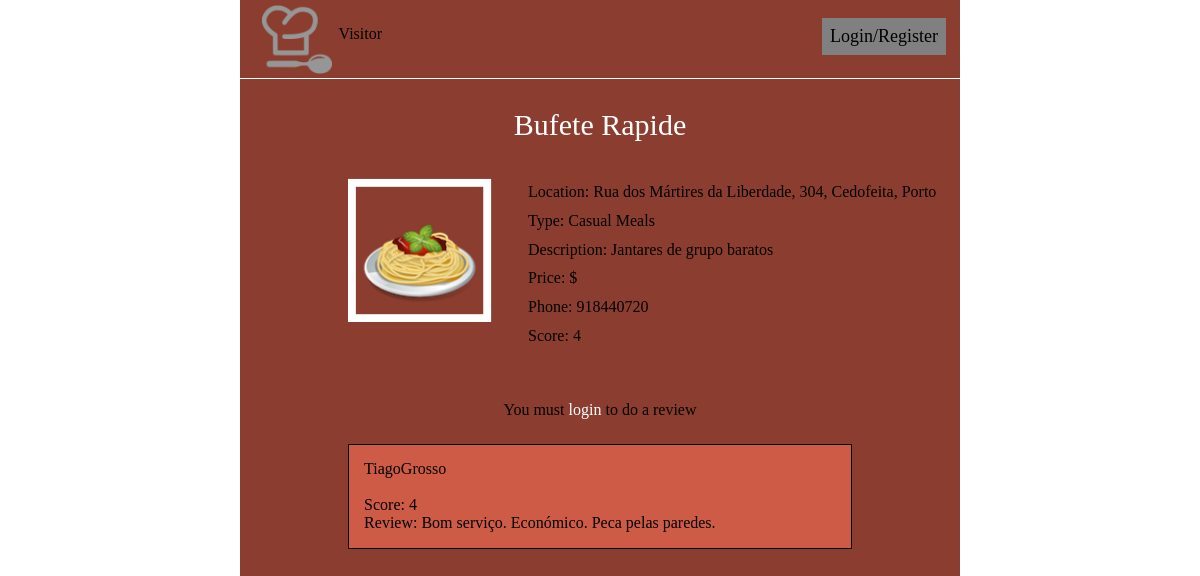
/page/restaurant_visitor.php?name=Bufete Rapide, run on the app's committed database.
### tables this page shows
CREATE TABLE restaurant (
	id INTEGER PRIMARY KEY AUTOINCREMENT,
	name TEXT,
	location TEXT,
  	type TEXT,
  	description TEXT,
	phone TEXT,
	price TEXT
);

CREATE TABLE review (
	id INTEGER PRIMARY KEY AUTOINCREMENT,
	id_restaurant INTEGER REFERENCES restaurant(id),
	username TEXT REFERENCES client(username),
	text TEXT,
	value INTEGER
);

### Database/databaseInteraction.php (called while the page is built, shortened)
<?php
include_once('../database/connection.php');
function getRestaurantReviews($id_restaurant){
    global $db;
    $stmt = $db->prepare("SELECT * FROM review WHERE id_restaurant = ?");
    $stmt->execute(array($id_restaurant));
    $result = $stmt->fetchAll();
    return $result;
}
function getRestaurantByName($name){
  global $db;
  $stmt = $db->prepare("SELECT * FROM restaurant WHERE name = ?");
  $stmt->execute(array($name));
  return $stmt->fetch();
}
?>

### page/restaurant_visitor.php (the view, shortened to what this page needs)
<?php
include_once('../database/databaseInteraction.php');
function calculateScore($restaurant_id) {
	$reviews = getRestaurantReviews($restaurant_id);
	$count = 0;
	$score = 0;
	for($i = 0; $i < sizeof($reviews); $i++){
		$score += $reviews[$i]['value'];
		$count += 1;
	}
	$media = $score/$count;
	return $media;
}
function showPrice($price) {
	if($price = "low")
		$media = "$";
	else if ($price = "medium")
		$media = "$$";
	else
		$media = "$$$";
	return $media;
}
$restaurant_name=$_GET['name'];
$restauranttmpname = getRestaurantByName($restaurant_name);
if($restauranttmpname != NULL)
{
	$restaurant_id = $restauranttmpname['id'];
	$restaurant_name = $restauranttmpname['name'];
	$restaurant_location = $restauranttmpname['location'];
	$restaurant_type = $restauranttmpname['type'];
	$restaurant_description = $restauranttmpname['description'];
	$restaurant_phone = $restauranttmpname['phone'];
	$restaurant_price = $restauranttmpname['price'];
	$restaurant_score = calculateScore($restaurant_id);
	$restaurant_reviews = getRestaurantReviews($restaurant_id);
}
else{
	header('Location: login.php');
}
?>
<!DOCTYPE html>
<html>
	<head>
		<link rel="stylesheet" href="../css/restaurant_visitor.css">
	</head>
	<body>
		<header>
			<nav id="menu">
				<ul>
					<a href="visitor.php"><img id="logo1" src="../images/logo_white.png" height="70px" width="70px"></a>
					<li id="visitor">Visitor</li>
					<li style="float:right; background-color:gray;"><a href="main.php">Login/Register</a></li>
				</ul>
			</nav><br>
		</header>
			<div id="name"><?php echo $restaurant_name ?></div><br><br>
			<div id="restaurant">
				<div>
      		<img src="../images/restaurant.png" id="image">
				</div>
				<div id="bi">
        	<li><div id="location"><?php echo 'Location: '.$restaurant_location ?></div></li>
					<li><div id="type"><?php echo 'Type: '.$restaurant_type ?></div></li>
					<li><div id="description"><?php echo 'Description: '.$restaurant_description ?></div></li>
					<li><div id="price"><?php echo 'Price: '.showPrice($restaurant_price) ?></div></li>
					<li><div id="phone"><?php echo 'Phone: '.$restaurant_phone ?></div></li>
					<li><div id="points"><?php echo 'Score: '.$restaurant_score ?></div></li>
				</div>
			</div>
			<div id="text">You must <a href="main.php">login</a> to do a review</div>
			<div id="reviews">
			<?php
				for($i = 0; $i < sizeof($restaurant_reviews); $i++){
			?>
				<div id="oneReview">
					<div id="review_username"><?php echo $restaurant_reviews[$i]['username']?></div><br>
					<div id="review_value"><?php echo 'Score: '.$restaurant_reviews[$i]['value'] ?></div>
					<div id="review_text"><?php echo 'Review: '.$restaurant_reviews[$i]['text'] ?></div>
				</div>
			<?php
				}
			?>
  		</div>
	</body>
</html>

### css/restaurant_visitor.css (style rules this page uses)
html, body { height: auto; width: 60%; font-family: raleway; background-repeat: no-repeat; background-attachment: fixed; background-position: center; padding: 0; }
html, body { height: 100%; width: 60%; font-family: raleway; background-repeat: no-repeat; background-attachment: fixed; background-position: center; padding: 0; }
html { background-image: url("../images/background.png"); display: table; margin: auto; }
body { width:100%; height:100%; background-color: #8B3E2F; display: table-cell; text-align: center; }
header { top: -10px; position: fixed; width: 60%; background-color: #8B3E2F; border-bottom: 1px solid white; }
#menu { margin-left: 3%; margin-top: 2%; }
#menu ul { display: inline; list-style-type: none; padding: 0; overflow: hidden; background-color: #8B3E2F; border-bottom: 1px solid white; }
#menu li { margin-right: 2%; margin-top: 2%; }
li#visitor { float:left; margin-top: 3%; margin-left: 1%; }
#menu a { float: left; }
#menu li a { display: block; padding: 8px; color: black; text-decoration: none; font-size: 18px; }
#bi li { margin-left: 25%; text-align: left; list-style-type: none; line-height: 180%; }
#image { width: 20%; margin-left:15%; margin-right: 5%; float:left; }
#restaurant { width:100%; margin-bottom: 7%; }
#name { font-size: 30px; margin-top: 15%; color: white; }
#reviews { text-align: left; margin-left: 15%; margin-right: 15%; margin-bottom: 10%; }
#oneReview { margin-top: 5%; background-color: #CD5B45; padding: 3%; border: 1px solid black; }
#text a { text-decoration: none; color: white; }

### data on the page
restaurant: name "Bufete Rapide", location "Rua dos Mártires da Liberdade, 304, Cedofeita, Porto", type "Casual Meals", description "Jantares de grupo baratos", price "$", phone "918440720"
review: username "TiagoGrosso", value "4", text "Bom serviço. Económico. Peca pelas paredes."

### other printed values
$restaurant_score "4"
